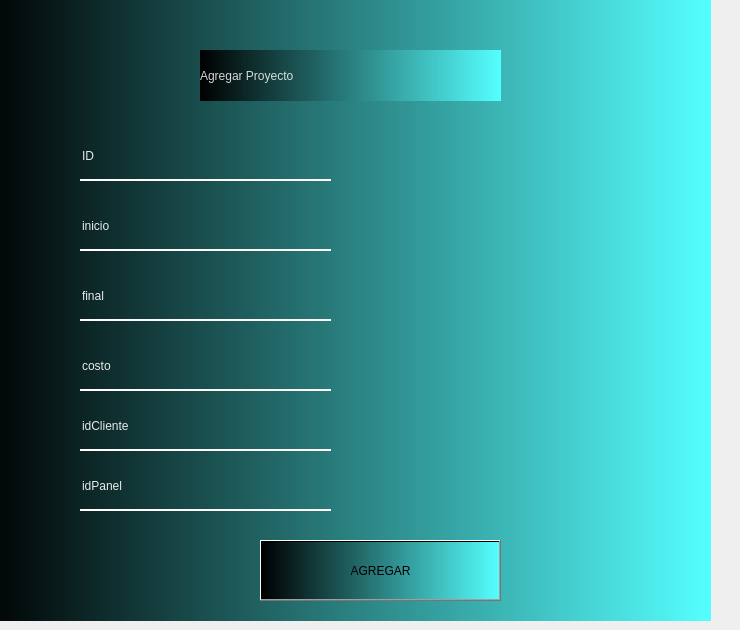
    <widget class="QWidget" name="tab_22">
     <attribute name="title">
      <string>proveedores</string>
     </attribute>
     <widget class="QWidget" name="widget_7" native="true">
      <property name="geometry">
       <rect>
        <x>-20</x>
        <y>0</y>
        <width>731</width>
        <height>621</height>
       </rect>
      </property>
      <property name="styleSheet">
       <string notr="true">background-color: rgb(85, 255, 255);
background-color: qlineargradient(spread:pad, x1:0, y1:0, x2:1, y2:0, stop:0 rgba(0, 0, 0, 255), stop:1 rgba(85, 255, 255));</string>
      </property>
      <widget class="QPushButton" name="pushButton_9">
       <property name="geometry">
        <rect>
         <x>280</x>
         <y>540</y>
         <width>241</width>
         <height>61</height>
        </rect>
       </property>
       <property name="styleSheet">
        <string notr="true">color:rgba(255,255,255,210);
background-color: rgba(0, 20, 80, 1);
font: 75 20pt &quot;Rockwell&quot;;
border-radus: 50%;
QPushButton #pushButton {
background-color: qlineargradient(spread:pad, x1:0, y1:0.505682, x2:1, y2:0.477, stop:0 rgba(20, 47, 78, 219), stop:1 rgba(85, 98, 112, 226));
color:rgba(255,255,255,210);
border-radus:5px;
}



</string>
       </property>
       <property name="text">
        <string>AGREGAR</string>
       </property>
      </widget>
      <widget class="QLineEdit" name="lineEdit_24">
       <property name="geometry">
        <rect>
         <x>100</x>
         <y>210</y>
         <width>251</width>
         <height>41</height>
        </rect>
       </property>
       <property name="styleSheet">
        <string notr="true">background-color:rgba(0, 0, 0, 0);
font: italic 10pt &quot;MS Sans Serif&quot;;
border:none;
border-bottom:2px solid #ffffff;
color:rgba(255,255,255,230);
padding-bottom:7px;</string>
       </property>
       <property name="text">
        <string>inicio</string>
       </property>
      </widget>
      <widget class="QLineEdit" name="lineEdit_25">
       <property name="geometry">
        <rect>
         <x>100</x>
         <y>140</y>
         <width>251</width>
         <height>41</height>
        </rect>
       </property>
       <property name="styleSheet">
        <string notr="true">background-color:rgba(0, 0, 0, 0);
font: italic 10pt &quot;MS Sans Serif&quot;;
border:none;
border-bottom:2px solid #ffffff;
color:rgba(255,255,255,230);
padding-bottom:7px;</string>
       </property>
       <property name="text">
        <string>ID</string>
       </property>
      </widget>
      <widget class="QLabel" name="label_15">
       <property name="geometry">
        <rect>
         <x>220</x>
         <y>50</y>
         <width>301</width>
         <height>51</height>
        </rect>
       </property>
       <property name="styleSheet">
        <string notr="true">color:rgba(255,255,255,210);
font: 75 20pt &quot;Rockwell&quot;;

</string>
       </property>
       <property name="text">
        <string>Agregar Proyecto</string>
       </property>
      </widget>
      <widget class="QLineEdit" name="lineEdit_26">
       <property name="geometry">
        <rect>
         <x>100</x>
         <y>280</y>
         <width>251</width>
         <height>41</height>
        </rect>
       </property>
       <property name="styleSheet">
        <string notr="true">background-color:rgba(0, 0, 0, 0);
font: italic 10pt &quot;MS Sans Serif&quot;;
border:none;
border-bottom:2px solid #ffffff;
color:rgba(255,255,255,230);
padding-bottom:7px;</string>
       </property>
       <property name="text">
        <string>final</string>
       </property>
      </widget>
      <widget class="QLineEdit" name="lineEdit_27">
       <property name="geometry">
        <rect>
         <x>100</x>
         <y>350</y>
         <width>251</width>
         <height>41</height>
        </rect>
       </property>
       <property name="styleSheet">
        <string notr="true">background-color:rgba(0, 0, 0, 0);
font: italic 10pt &quot;MS Sans Serif&quot;;
border:none;
border-bottom:2px solid #ffffff;
color:rgba(255,255,255,230);
padding-bottom:7px;</string>
       </property>
       <property name="text">
        <string>costo</string>
       </property>
      </widget>
      <widget class="QLineEdit" name="lineEdit_28">
       <property name="geometry">
        <rect>
         <x>100</x>
         <y>410</y>
         <width>251</width>
         <height>41</height>
        </rect>
       </property>
       <property name="styleSheet">
        <string notr="true">background-color:rgba(0, 0, 0, 0);
font: italic 10pt &quot;MS Sans Serif&quot;;
border:none;
border-bottom:2px solid #ffffff;
color:rgba(255,255,255,230);
padding-bottom:7px;</string>
       </property>
       <property name="text">
        <string>idCliente</string>
       </property>
      </widget>
      <widget class="QLineEdit" name="lineEdit_29">
       <property name="geometry">
        <rect>
         <x>100</x>
         <y>470</y>
         <width>251</width>
         <height>41</height>
        </rect>
       </property>
       <property name="styleSheet">
        <string notr="true">background-color:rgba(0, 0, 0, 0);
font: italic 10pt &quot;MS Sans Serif&quot;;
border:none;
border-bottom:2px solid #ffffff;
color:rgba(255,255,255,230);
padding-bottom:7px;</string>
       </property>
       <property name="text">
        <string>idPanel</string>
       </property>
      </widget>
     </widget>
    </widget>
